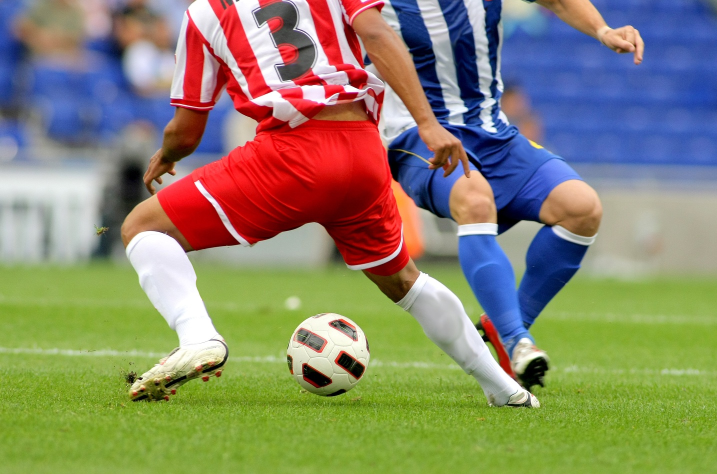
#> input picture mldl/cvdir/ch3/soccer.jpg, 1434 x 948 px (shown at 1/2 size)
$ jupyter execute --allow-errors ch_test.ipynb
#> lines starting #> are read from the running program, lines starting #| are printed output that depends on the picture
[cell 1]
import cv2 as cv
import sys

img=cv.imread('soccer.jpg')
#> img is the input picture: shape (948, 1434, 3); mean B, G, R 107.2, 133.3, 136.9

if img is None:
    sys.exit('파일을 찾을 수 없습니다.')

gray=cv.cvtColor(img,cv.COLOR_BGR2GRAY)	# BGR 컬러 영상을 명암 영상으로 변환
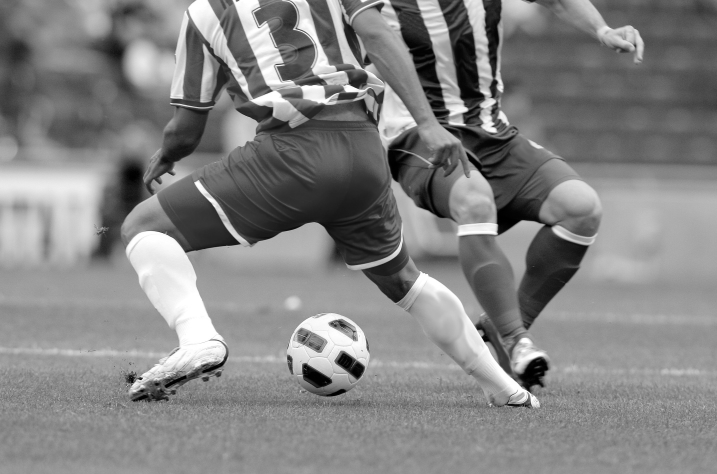
#> gray: shape (948, 1434) (shown at 1/2 size); min 0, max 255, mean 131.4
gray_small=cv.resize(gray,dsize=(0,0),fx=0.5,fy=0.5) # 반으로 축소
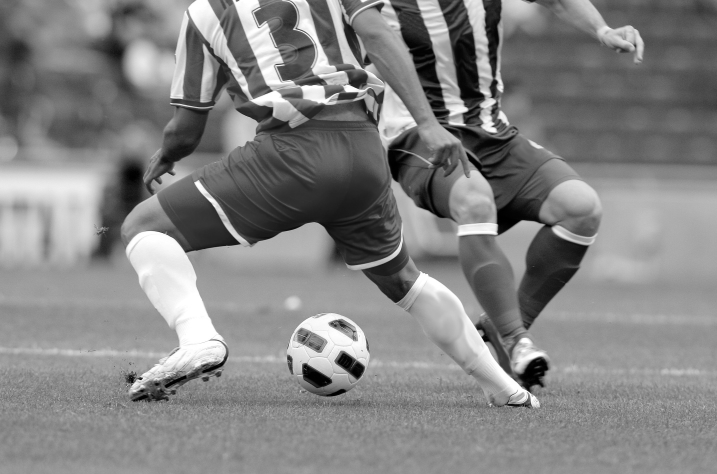
#> gray_small: shape (474, 717); min 0, max 255, mean 131.5

cv.imwrite('soccer_gray.jpg',gray)	# 영상을 파일에 저장
cv.imwrite('soccer_gray_small.jpg',gray_small)

cv.imshow('Color image',img)
cv.imshow('Gray image',gray)
cv.imshow('Gray image small',gray_small)

cv.waitKey()
cv.destroyAllWindows()

[cell 2]
import cv2 as cv
import sys

img=cv.imread('girl_laughing.jpg')
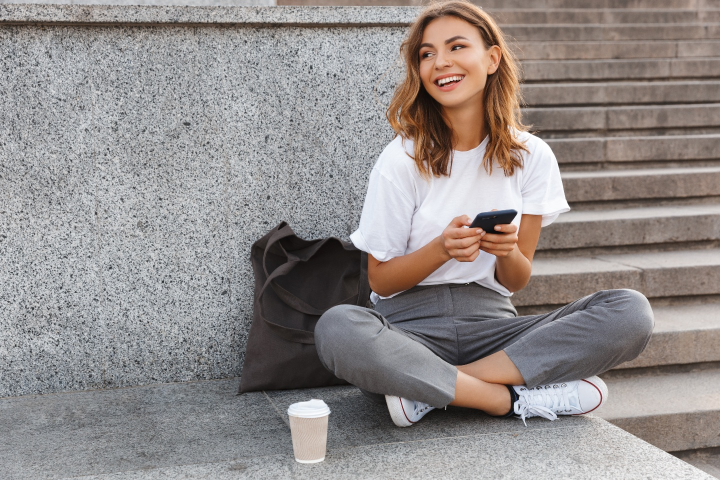
#> input picture mldl/cvdir/ch2/girl_laughing.jpg, 1440 x 960 px, found by its file name (shown at 1/2 size)
#> img is the input picture: shape (960, 1440, 3); mean B, G, R 139.3, 140.7, 146.8

if img is None:
    sys.exit('파일을 찾을 수 없습니다.')

def draw(event,x,y,flags,param):		# 콜백 함수
    if event==cv.EVENT_LBUTTONDOWN:	# 마우스 왼쪽 버튼 클릭했을 때
        cv.rectangle(img,(x,y),(x+200,y+200),(0,0,255),2)
    elif event==cv.EVENT_RBUTTONDOWN:	# 마우스 오른쪽 버튼 클릭했을 때
        cv.rectangle(img,(x,y),(x+100,y+100),(255,0,0),2)

    cv.imshow('Drawing',img)

cv.namedWindow('Drawing')
cv.imshow('Drawing',img)

cv.setMouseCallback('Drawing',draw)	# Drawing 윈도우에 draw 콜백 함수 지정

while(True):		# 마우스 이벤트가 언제 발생할지 모르므로 무한 반복
    if cv.waitKey(1)==ord('q'):
#> (key q is pressed here)
        cv.destroyAllWindows()
        break

[cell 3]
import cv2 as cv
import sys

img=cv.imread('soccer.jpg')

if img is None:
    sys.exit('파일을 찾을 수 없습니다.')

BrushSiz=5					# 붓의 크기
LColor,RColor=(255,0,0),(0,0,255)		# 파란색과 빨간색

def painting(event,x,y,flags,param):
    if event==cv.EVENT_LBUTTONDOWN:
        cv.circle(img,(x,y),BrushSiz,LColor,-1)# 마우스 왼쪽 버튼 클릭하면 파란색
    elif event==cv.EVENT_RBUTTONDOWN:
        cv.circle(img,(x,y),BrushSiz,RColor,-1)# 마우스 오른쪽 버튼 클릭하면 빨간색
    elif event==cv.EVENT_MOUSEMOVE and flags==cv.EVENT_FLAG_LBUTTON:
        cv.circle(img,(x,y),BrushSiz,LColor,-1)# 왼쪽 버튼 클릭하고 이동하면 파란색
    elif event==cv.EVENT_MOUSEMOVE and flags==cv.EVENT_FLAG_RBUTTON:
        cv.circle(img,(x,y),BrushSiz,RColor,-1)# 오른쪽 버튼 클릭하고 이동하면 빨간색

    cv.imshow('Painting',img)		# 수정된 영상을 다시 그림

cv.namedWindow('Painting')
cv.imshow('Painting',img)

cv.setMouseCallback('Painting',painting)

while(True):
    if cv.waitKey(1)==ord('q'):
#> (key q is pressed here)
        cv.destroyAllWindows()
        break

[cell 4]
import cv2 as cv
import sys

img=cv.imread('soccer.jpg')

#> (a cell that did not finish here is left out)

[cell 6]
import cv2 as cv
import matplotlib.pyplot as plt

img=cv.imread('soccer.jpg')
h=cv.calcHist([img],[2],None,[256],[0,256]) # 2번 채널인 R 채널에서 히스토그램 구함
#> h = 256 values, max 21092 at index 255, min 1162 at index 15, mean 5310.3
plt.plot(h,color='r',linewidth=1)
plt.show()
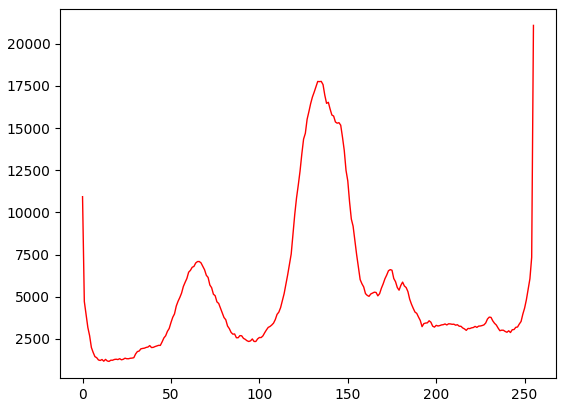
#> figure drawn by matplotlib, 1 panel; curve peaks at x = 255, y = 21092
